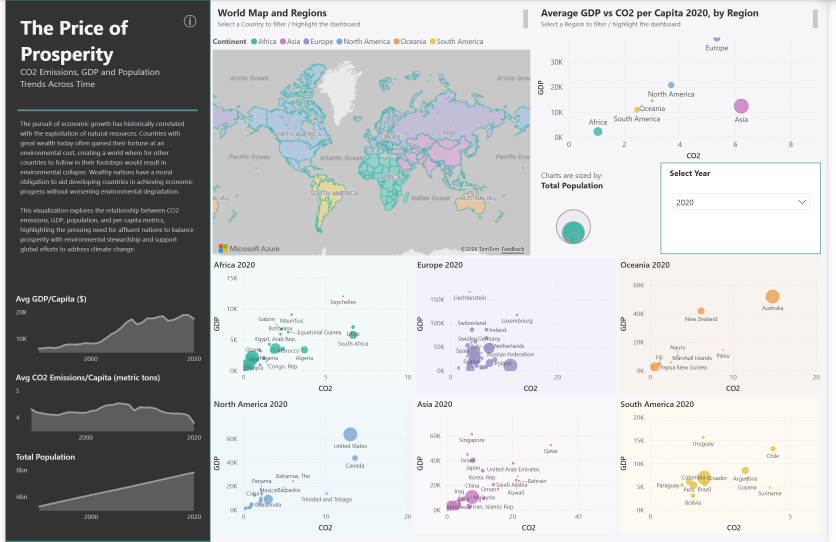
#> input picture examples/price-of-prosperity/reference/powerbi-dashboard.png, 2507 x 1624 px (shown at 1/3 size)
$ python make_carousel.py
#> lines starting #> are read from the running program, lines starting #| are printed output that depends on the picture; after the words box and inside, x2 and y2 are one past the last pixel; in counts of white or black regions, pixels touching at a corner belong together
"""
purpose: Build a swipeable LinkedIn carousel (a multi-page PDF, one slide per swipe) that tells the
         Tableau -> Power BI migration story as clean before/after proof. Each real dashboard is floated
         as a rounded, soft-shadowed card on a brand-tinted background (Power BI gold, then Tableau
         blue), with a compact top bar (brand eyebrow + example name + product logo) and a subtle
         "swipe to see the original" hint. A close slide carries the repo link and acknowledgments.
         Also writes each slide as a PNG. Square 1:1 reads best in the LinkedIn feed.
usage:   python scripts/make_carousel.py [--output docs/showcase/carousel/linkedin-carousel.pdf]
"""

from __future__ import annotations

import argparse
import logging
from pathlib import Path

from PIL import Image, ImageChops, ImageDraw, ImageFilter, ImageFont

logging.basicConfig(level=logging.INFO, format="%(levelname)s: %(message)s")
logger = logging.getLogger("make_carousel")

REPO_ROOT = Path(__file__).resolve().parent.parent
W, H = 1080, 1080  # square 1:1: a wide dashboard fills the frame, the report title sits in the padding above
MARGIN = 56


# Dark theme, with each tool's brand identity carried on its own slide.
BG = (12, 23, 37)
FG = (233, 238, 244)
MUTED = (156, 171, 188)
TABLEAU = (98, 150, 200)  # Tableau blue: the "before" brand accent (glow + eyebrow), readable on dark
PBI = (242, 200, 17)  # Power BI gold: the "after" brand accent (glow + eyebrow), readable on dark
CARD = (19, 32, 49)
LINE = (44, 62, 84)

REPO_TAG = "github.com/Guust-Franssens/tableau-to-powerbi-migration"
LOGO_PBI = REPO_ROOT / "docs" / "showcase" / "assets" / "logo-powerbi.png"
LOGO_TABLEAU = REPO_ROOT / "docs" / "showcase" / "assets" / "logo-tableau.png"

_FONTS: dict[tuple[str, int], ImageFont.FreeTypeFont] = {}
_SANS = ["segoeui.ttf"]
_SB = ["seguisb.ttf", "segoeuib.ttf"]
_B = ["segoeuib.ttf", "seguisb.ttf"]


def font(kind: list[str], size: int) -> ImageFont.FreeTypeFont:
    """Load (and cache) the first available TrueType font in `kind`."""
    key = (kind[0], size)
    if key not in _FONTS:
        for name in kind:
            try:
                _FONTS[key] = ImageFont.truetype(name, size)
                break
            except OSError:
                continue
        else:
            _FONTS[key] = ImageFont.load_default()
    return _FONTS[key]


def _footer(d: ImageDraw.ImageDraw) -> None:
    """The repo tag, centred along the bottom of every slide (aligns with the centred swipe hint)."""
    d.text((W // 2, H - 46), REPO_TAG, font=font(_SANS, 22), fill=MUTED, anchor="mm")


# [21 lines left out: functions _slide, _wrap, not called in this run]


def _crop(img: Image.Image, crop: dict[str, float] | None) -> Image.Image:
    """Fractional inset crop {top,bottom,left,right} to trim chrome (e.g. the Filters pane)."""
    if not crop:
        return img
    w, h = img.size
    return img.crop(
        (
            int(w * crop.get("left", 0)),
            int(h * crop.get("top", 0)),
            w - int(w * crop.get("right", 0)),
            h - int(h * crop.get("bottom", 0)),
        )
    )


_CHIPS: dict[tuple[str, int], Image.Image] = {}


def _logo_chip(path: Path, height: int) -> Image.Image:
    """A small white rounded 'chip' holding a product logo, trimmed to its content and centred. Both
    logos read cleanly on white, whatever the brand-coloured strip behind them."""
    key = (str(path), height)
    if key in _CHIPS:
        return _CHIPS[key]
    logo = Image.open(path).convert("RGBA")
    alpha = logo.split()[3]
    if alpha.getextrema()[0] == 0:  # transparent border: trim by the alpha channel
        bbox = alpha.getbbox()
    else:  # opaque (white) border: trim by difference from white
        bbox = ImageChops.difference(logo.convert("RGB"), Image.new("RGB", logo.size, (255, 255, 255))).getbbox()
    if bbox:
        logo = logo.crop(bbox)
    pad_y, pad_x = 7, 24  # more horizontal room so the wordmark clears the pill's rounded ends
    inner_h = height - 2 * pad_y
    logo = logo.resize((max(1, round(logo.width * inner_h / logo.height)), inner_h), Image.Resampling.LANCZOS)
    chip_w = logo.width + 2 * pad_x
    chip = Image.new("RGBA", (chip_w, height), (0, 0, 0, 0))
    mask = Image.new("L", (chip_w, height), 0)
    ImageDraw.Draw(mask).rounded_rectangle((0, 0, chip_w - 1, height - 1), radius=height // 2, fill=255)
    chip.paste(Image.new("RGBA", (chip_w, height), (255, 255, 255, 255)), (0, 0), mask)
    chip.paste(logo, (pad_x, pad_y), logo)
    _CHIPS[key] = chip
    return chip


def _fit_shot(path: Path, crop: dict[str, float] | None, box_w: int, box_h: int) -> Image.Image:
    """Load, crop, and resize a screenshot to fit within (box_w, box_h), preserving aspect."""
#> called with box_w = 1048, box_h = 788
    shot = _crop(Image.open(path).convert("RGB"), crop)
#> shot is the input picture: PIL image 2507x1624 RGB; mean R, G, B 190.3, 191.7, 193
    scale = min(box_w / shot.width, box_h / shot.height)
#> scale = 0.418
    return shot.resize(
        (max(1, round(shot.width * scale)), max(1, round(shot.height * scale))), Image.Resampling.LANCZOS
    )


def _add_glow(
    img: Image.Image, accent: tuple[int, int, int], box: tuple[float, float, float, float], strength: float
) -> Image.Image:
    """Composite a soft radial glow of `accent` (an elliptical `box`, heavily blurred) onto `img`."""
#> called with accent = (242, 200, 17), box = (-108, 21.6, 1188, 993.6), strength = 0.18
    glow = Image.new("L", (W, H), 0)
#> glow: PIL image 1080x1080 L; every value is 0
    ImageDraw.Draw(glow).ellipse((int(box[0]), int(box[1]), int(box[2]), int(box[3])), fill=255)
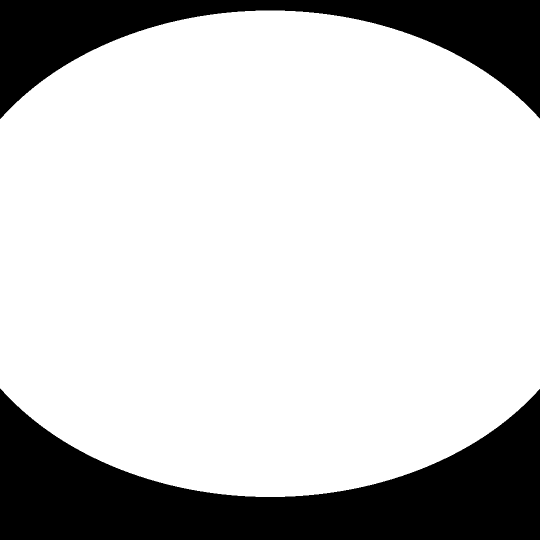
#> glow: PIL image 1080x1080 L (shown at 1/2 size); 78.2% white; 2 black regions, box (x1, y1, x2, y2) and area: (0, 777, 1080, 1080) 162435, (0, 0, 1080, 238) 92235
    glow = glow.filter(ImageFilter.GaussianBlur(200)).point(lambda v: int(v * strength))
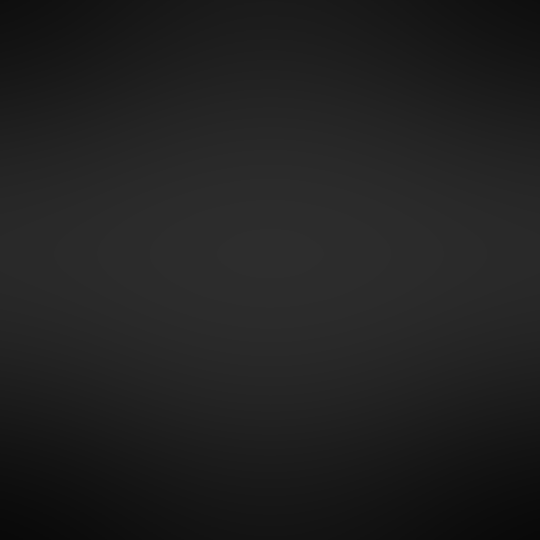
#> glow: PIL image 1080x1080 L (shown at 1/2 size); min 9, max 45, mean 32.4
    return Image.composite(Image.new("RGB", (W, H), accent), img, glow)
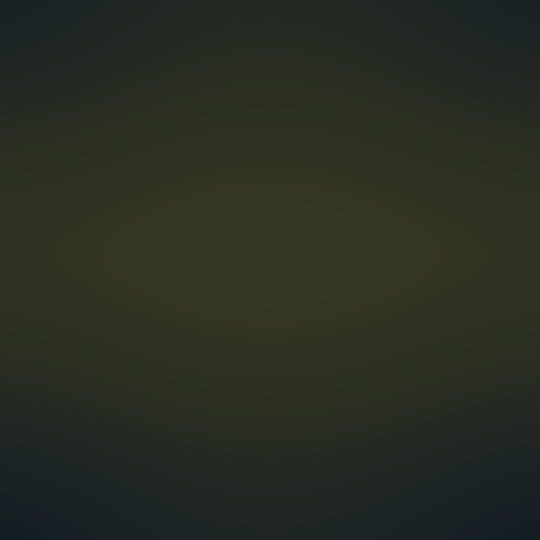
#> returned value: PIL image 1080x1080 RGB (shown at 1/2 size); mean R, G, B 41.2, 45.5, 34.5


def _brand_bg(accent: tuple[int, int, int]) -> Image.Image:
    """The dark slide background with a soft brand-coloured glow behind the card, so the whole slide
    carries the tool's colour rather than a saturated bar."""
    return _add_glow(Image.new("RGB", (W, H), BG), accent, (-W * 0.10, H * 0.02, W * 1.10, H * 0.92), 0.18)


def _place_card(bg: Image.Image, shot: Image.Image, top: int, bottom: int) -> Image.Image:
    """Paste `shot` onto `bg` as a rounded card with a soft drop shadow, centred in [top, bottom]."""
#> called with top = 164, bottom = 952
    radius, cw, ch = 16, shot.width, shot.height
#> radius = 16; cw = 1048; ch = 679
    x, y = (W - cw) // 2, top + (bottom - top - ch) // 2
#> x = 16; y = 218
    shadow = Image.new("RGBA", (W, H), (0, 0, 0, 0))
#> shadow: PIL image 1080x1080 RGBA; every value is 0
    ImageDraw.Draw(shadow).rounded_rectangle(
        (x - 4, y + 14, x + cw + 4, y + ch + 30), radius=radius + 6, fill=(0, 0, 0, 150)
    )
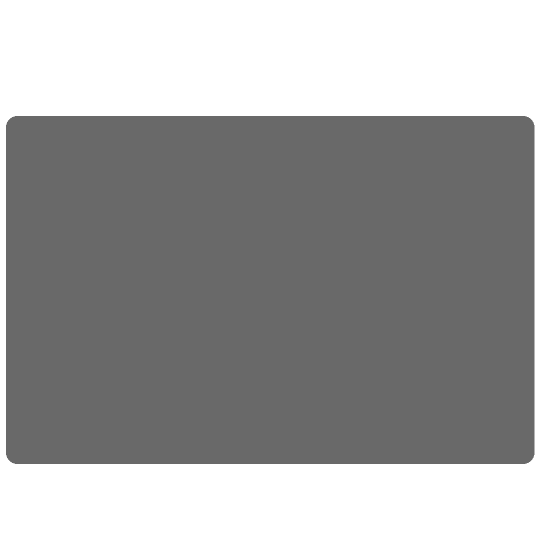
#> shadow: PIL image 1080x1080 RGBA (shown at 1/2 size); mean R, G, B, A 0, 0, 0, 94.6; transparent parts drawn white
    base = Image.alpha_composite(bg.convert("RGBA"), shadow.filter(ImageFilter.GaussianBlur(30)))
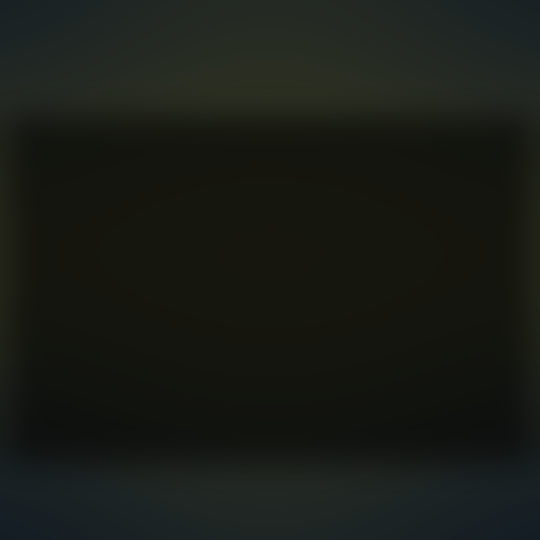
#> base: PIL image 1080x1080 RGBA (shown at 1/2 size); mean R, G, B, A 24.4, 27.5, 22, 255
    mask = Image.new("L", (cw, ch), 0)
#> mask: PIL image 1048x679 L; every value is 0
    ImageDraw.Draw(mask).rounded_rectangle((0, 0, cw - 1, ch - 1), radius=radius, fill=255)
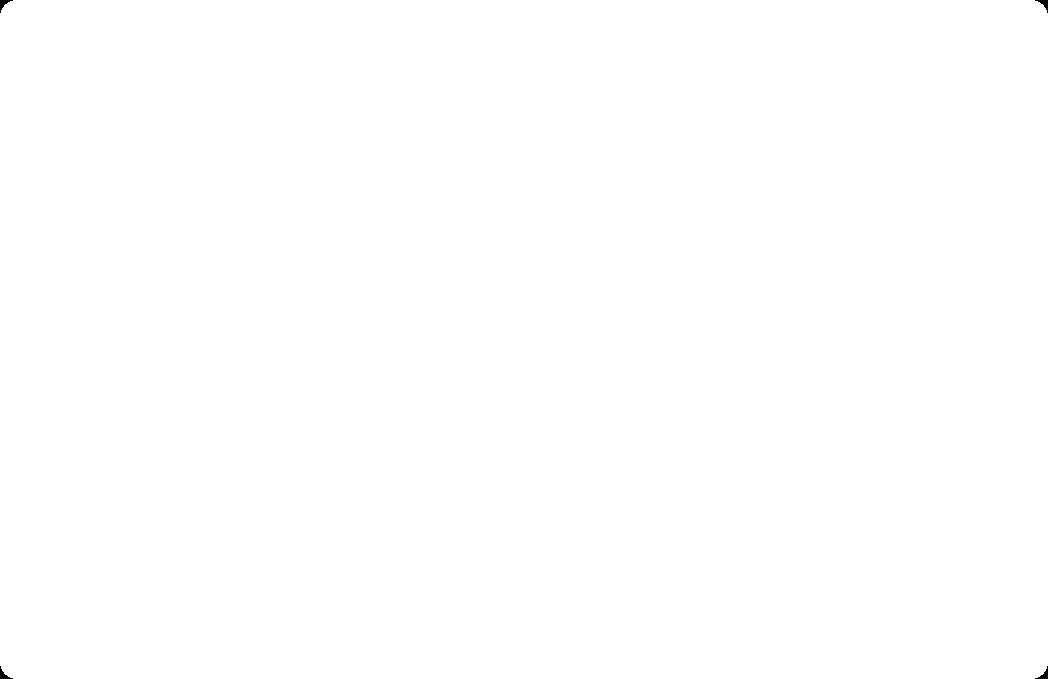
#> mask: PIL image 1048x679 L; 100% white; 4 black regions, box (x1, y1, x2, y2) and area: (0, 0, 13, 13) 61, (1035, 0, 1048, 13) 61, (0, 666, 13, 679) 61, (1035, 666, 1048, 679) 61
    base.paste(shot, (x, y), mask)
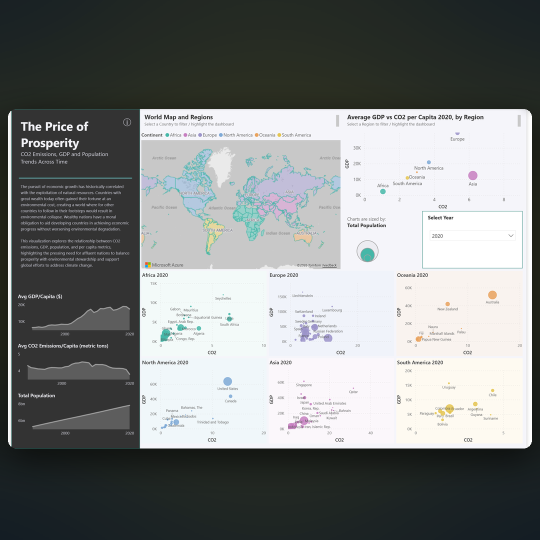
#> base: PIL image 1080x1080 RGBA (shown at 1/2 size); mean R, G, B, A 128, 131.2, 130.5, 255
    return base.convert("RGB")


# --------------------------------------------------------------------------------------------------
# Slides
# --------------------------------------------------------------------------------------------------
# [20 lines left out: function slide_cover, not called in this run]


def slide_single(  # pylint: disable=too-many-arguments  # cohesive full-slide builder
    title: str,
    path: Path,
    crop: dict[str, float] | None,
    *,
    label: str,
    accent: tuple[int, int, int],
    swipe_hint: bool = False,
    logo: Path | None = None,
) -> Image.Image:
    """One wide dashboard per slide, floated as a rounded card with a soft shadow on a brand-tinted
    background: the migrated Power BI result on its own slide, then the Tableau original to swipe to. A
    compact top bar (brand eyebrow + example name on the left, product logo on the right) replaces a
    redundant big title, since each dashboard already shows its own name."""
    band_top = 164  # just below the title block
    band_bottom = H - (128 if swipe_hint else 66)  # centre the card between the title and the hint / footer
    shot = _fit_shot(path, crop, W - 32, band_bottom - band_top)  # near full-bleed width: minimal side margin
    img = _place_card(_brand_bg(accent), shot, band_top, band_bottom)
    d = ImageDraw.Draw(img)
    _footer(d)
    d.text((MARGIN, 70), label, font=font(_SB, 24), fill=accent)
    d.text((MARGIN, 102), title, font=font(_B, 44), fill=FG)
    if logo is not None:
        chip = _logo_chip(logo, 56)
        img.paste(chip, (W - MARGIN - chip.width, 90), chip)
    if swipe_hint:
        d.text((W // 2, H - 106), "swipe to see the original  \u2192", font=font(_SB, 27), fill=accent, anchor="mm")
    return img


# [32 lines left out: function slide_close, not called in this run]


PROOFS = [
    {
        "title": "The Price of Prosperity",
        "powerbi": "examples/price-of-prosperity/reference/powerbi-dashboard.png",
        "tableau": "examples/price-of-prosperity/reference/tableau-dashboard.png",
        "powerbi_crop": None,
    },
    {
        "title": "Health Tracker",
        "powerbi": "examples/health-tracker/reference/powerbi-health-tracker.png",
        "tableau": "examples/health-tracker/reference/tableau-metrics.png",
        "powerbi_crop": {"left": 0.018, "right": 0.042},
    },
    {
        "title": "NL Wind Energy Utilization",
        "powerbi": "examples/wind-energy-utilization/reference/powerbi-wind-energy.png",
        "tableau": "examples/wind-energy-utilization/reference/tableau-dashboard.png",
        "powerbi_crop": {"left": 0.095, "right": 0.125},
    },
]


def _example_slides() -> list[Image.Image]:
    """The examples: for each proof, a full Power BI slide (with the swipe hint), then the full Tableau
    original to swipe to."""
    out: list[Image.Image] = []
    for p in PROOFS:
        out.append(
            slide_single(
                p["title"],
                REPO_ROOT / p["powerbi"],
                p["powerbi_crop"],
                label="AFTER  \u00b7  MIGRATED",
                accent=PBI,
                swipe_hint=True,
                logo=LOGO_PBI,
            )
        )
        out.append(
            slide_single(
                p["title"],
                REPO_ROOT / p["tableau"],
                None,
                label="BEFORE  \u00b7  ORIGINAL",
                accent=TABLEAU,
                logo=LOGO_TABLEAU,
            )
        )
    return out


def build(output: Path, *, cover: bool = False) -> None:
    """Render the square swipeable carousel and save a multi-page PDF + per-slide PNGs. Each proof is a
    Power BI slide followed by its Tableau original (swipe to reveal); a close slide carries the repo
    link and acknowledgments. The deck opens on the first example (the post caption is the intro); pass
    cover=True to prepend a title slide."""
    slides = [slide_cover()] if cover else []
    slides += _example_slides()
    slides.append(slide_close())
    output.parent.mkdir(parents=True, exist_ok=True)
    png_dir = output.parent / "slides"
    png_dir.mkdir(parents=True, exist_ok=True)
    for old in png_dir.glob("slide-*.png"):
        old.unlink()
    for i, s in enumerate(slides, 1):
        s.save(png_dir / f"slide-{i:02d}.png")
    slides[0].save(output, "PDF", save_all=True, append_images=slides[1:], resolution=96.0)
    logger.info(
        "wrote %s (%d slides) + PNGs in %s", output.relative_to(REPO_ROOT), len(slides), png_dir.relative_to(REPO_ROOT)
    )


def main() -> None:
    """CLI entry point: build the square swipeable LinkedIn carousel."""
    parser = argparse.ArgumentParser(description=__doc__)
    parser.add_argument(
        "--output",
        type=Path,
        default=REPO_ROOT / "docs" / "showcase" / "carousel" / "linkedin-carousel.pdf",
        help="output PDF path",
    )
    parser.add_argument(
        "--cover", action="store_true", help="prepend a title slide (default: open on the first example)"
    )
    args = parser.parse_args()
    build(args.output, cover=args.cover)


if __name__ == "__main__":
#> (the run stopped early here; a loop or call above may not have finished)
